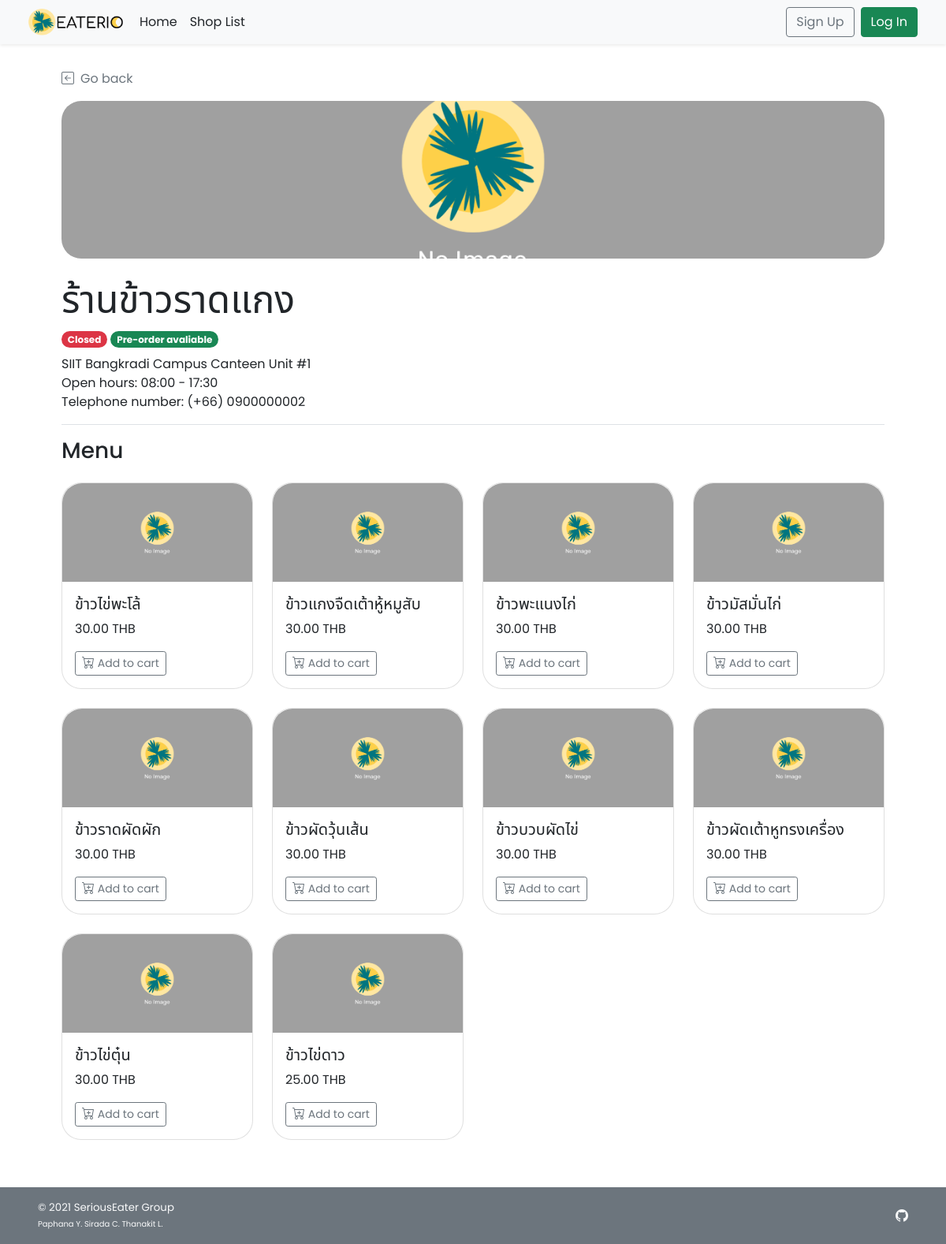
Screenshot of /shop_menu.php?s_id=2 with the database file from the repository.
### tables this page shows
CREATE TABLE `shop` (
  `s_id` int(11) NOT NULL,
  `s_username` varchar(45) NOT NULL,
  `s_pwd` varchar(45) NOT NULL,
  `s_name` varchar(100) NOT NULL,
  `s_location` varchar(100) NOT NULL,
  `s_openhour` time NOT NULL,
  `s_closehour` time NOT NULL,
  `s_status` tinyint(4) NOT NULL DEFAULT 1 COMMENT 'Shop ready for taking an order or not (True for open, False for close)',
  `s_preorderStatus` tinyint(4) NOT NULL DEFAULT 1 COMMENT 'Shop is ready for tomorrow pre-order or not',
  `s_email` varchar(100) NOT NULL,
  `s_phoneno` varchar(45) NOT NULL,
  `s_pic` text DEFAULT NULL
);

CREATE TABLE `food` (
  `f_id` int(11) NOT NULL,
  `s_id` int(11) NOT NULL,
  `f_name` varchar(100) NOT NULL,
  `f_price` decimal(6,2) NOT NULL,
  `f_todayavail` tinyint(4) NOT NULL DEFAULT 1 COMMENT 'Food is available to order or not',
  `f_preorderavail` tinyint(4) NOT NULL DEFAULT 1,
  `f_pic` text DEFAULT NULL
);

### shop_menu.php (the view, shortened to what this page needs)
<!DOCTYPE html>
<html lang="en">
<head>
    <?php
        include("conn_db.php");
        include('head.php');
    ?>
    <link href="css/main.css" rel="stylesheet">
    <link href="css/menu.css" rel="stylesheet">
</head>
<body class="d-flex flex-column h-100">
    <?php include('nav_header.php')?>
    <?php
        $s_id = $_GET["s_id"];
        $query = "SELECT s_name,s_location,s_openhour,s_closehour,s_status,s_preorderstatus,s_phoneno,s_pic
        FROM shop WHERE s_id = {$s_id} LIMIT 0,1";
        $result = $mysqli -> query($query);
        $shop_row = $result -> fetch_array();
    ?>
    <div class="container px-5 py-4" id="shop-body">
        <a class="nav nav-item text-decoration-none text-muted mb-3" href="#" onclick="history.back();">
            <i class="bi bi-arrow-left-square me-2"></i>Go back
        </a>
        <div class="mb-3 text-wrap" id="shop-header">
            <div class="rounded-25 mb-4" id="shop-img" style="
                    background: url(
                        <?php
                            if(is_null($shop_row["s_pic"])){echo "'img/default.png'";}
                            else{echo "'img/{$shop_row['s_pic']}'";}
                        ?>
                    ) center; height: 200px;
                    background-size: cover; background-repeat: no-repeat;
                    background-position: center;">
            </div>
            <h1 class="display-5 strong"><?php echo $shop_row["s_name"];?></h1>
            <ul class="list-unstyled">
                <li class="my-2">
                    <?php
                        $now = date('H:i:s');
                        if((($now < $shop_row["s_openhour"])||($now > $shop_row["s_closehour"]))||($shop_row["s_status"]==0)){
                    ?>
                    <span class="badge rounded-pill bg-danger">Closed</span>
                    <?php }else{ ?>
                    <span class="badge rounded-pill bg-success">Open</span>
                    <?php }
                        if($shop_row["s_preorderstatus"]==1){
                    ?>
                    <span class="badge rounded-pill bg-success">Pre-order avaliable</span>
                    <?php }else{ ?>
                    <span class="badge rounded-pill bg-danger">Pre-order Unavaliable</span>
                    <?php } ?>
                </li>
                <li class=""><?php echo $shop_row["s_location"];?></li>
                <li class="">Open hours:
                    <?php
                        $open = explode(":",$shop_row["s_openhour"]);
                        $close = explode(":",$shop_row["s_closehour"]);
                        echo $open[0].":".$open[1]." - ".$close[0].":".$close[1];
                    ?>
                </li>
                <li class="">Telephone number: <?php echo "(+66) ".$shop_row["s_phoneno"];?></li>
            </ul>
        </div>
        <h3 class="border-top py-3 mt-2">Menu</h3>
        <div class="row row-cols-1 row-cols-md-2 row-cols-lg-4 align-items-stretch mb-1">
        <?php
            $query = "SELECT * FROM food WHERE s_id = {$s_id} AND NOT(f_todayavail  = 0 AND f_preorderavail = 0)";
            $result = $mysqli -> query($query);
            if($result ->num_rows > 0){
                while($food_row = $result->fetch_array()){
        ?>
            <div class="col">
                <div class="card rounded-25 mb-4">
                    <a href="food_item.php?<?php echo "s_id=".$food_row["s_id"]."&f_id=".$food_row["f_id"]?>" class="text-decoration-none text-dark">
                        <div class="card-img-top">
                            <img
                                <?php
                                if(is_null($food_row["f_pic"])){echo "src='img/default.png'";}
                                else{echo "src=\"img/{$food_row['f_pic']}\"";}
                                ?>
                                style="width:100%; height:125px; object-fit:cover;"
                                class="img-fluid" alt="<?php echo $food_row["f_name"]?>">
                        </div>
                        <div class="card-body">
                            <h5 class="card-title fs-5"><?php echo $food_row["f_name"]?></h5>
                            <p class="card-text"><?php echo $food_row["f_price"]?> THB</p>
                            <a href="food_item.php?<?php echo "s_id=".$food_row["s_id"]."&f_id=".$food_row["f_id"]?>" class="btn btn-sm mt-3 btn-outline-secondary">
                                 Add to cart
                            </a>
                        </div>
                    </a>
                </div>
            </div>
            <?php
                    }
                }
            ?>
        </div>
    </div>
    <footer
        class="footer d-flex flex-wrap justify-content-between align-items-center px-5 py-3 mt-2 bg-secondary text-light">
        <span class="smaller-font">&copy; 2021 SeriousEater Group<br /><span class="xsmall-font">Paphana Y. Sirada C.
                Thanakit L.</span></span>
        <ul class="nav justify-content-end list-unstyled d-flex">
            <li class="ms-3"><a class="text-light" target="_blank" href="https://github.com/waterthatfrozen/EATERIO"><i
                        class="bi bi-github"></i></a></li>
        </ul>
    </footer>
</body>
</html>

### css/main.css (style rules this page uses)
body { height: 100%; padding-top: 4rem; margin-bottom: -50px; font-family: 'Poppins', 'Noto Sans Thai', sans-serif; }
a { cursor: pointer; }
.bi { vertical-align: -.125em; fill: currentColor; }
.smaller-font { font-size: smaller; }
.xsmall-font { font-size: x-small; }
.rounded-25 { border-radius: 25px; }

### css/menu.css (style rules this page uses)
html, body { height: 100%; }
.card img { width: 100%; border-radius: 25px 25px 0px 0px; }

### head.php (style rules this page uses)
body { font-family: 'Noto Sans Thai', sans-serif; font-family: 'Poppins', sans-serif; }

### rows the page displays
shop: s_name "ร้านข้าวราดแกง", s_location "SIIT Bangkradi Campus Canteen Unit #1", s_openhour "08", s_openhour "00", s_closehour "17", s_closehour "30", s_phoneno "0900000002"
food: f_name "ข้าวไข่พะโล้", f_price "30.00"
food: f_name "ข้าวแกงจืดเต้าหู้หมูสับ", f_price "30.00"
food: f_name "ข้าวพะแนงไก่", f_price "30.00"
food: f_name "ข้าวมัสมั่นไก่", f_price "30.00"
food: f_name "ข้าวราดผัดผัก", f_price "30.00"
food: f_name "ข้าวผัดวุ้นเส้น", f_price "30.00"
food: f_name "ข้าวบวบผัดไข่", f_price "30.00"
food: f_name "ข้าวผัดเต้าหูทรงเครื่อง", f_price "30.00"
food: f_name "ข้าวไข่ตุ๋น", f_price "30.00"
food: f_name "ข้าวไข่ดาว", f_price "25.00"
